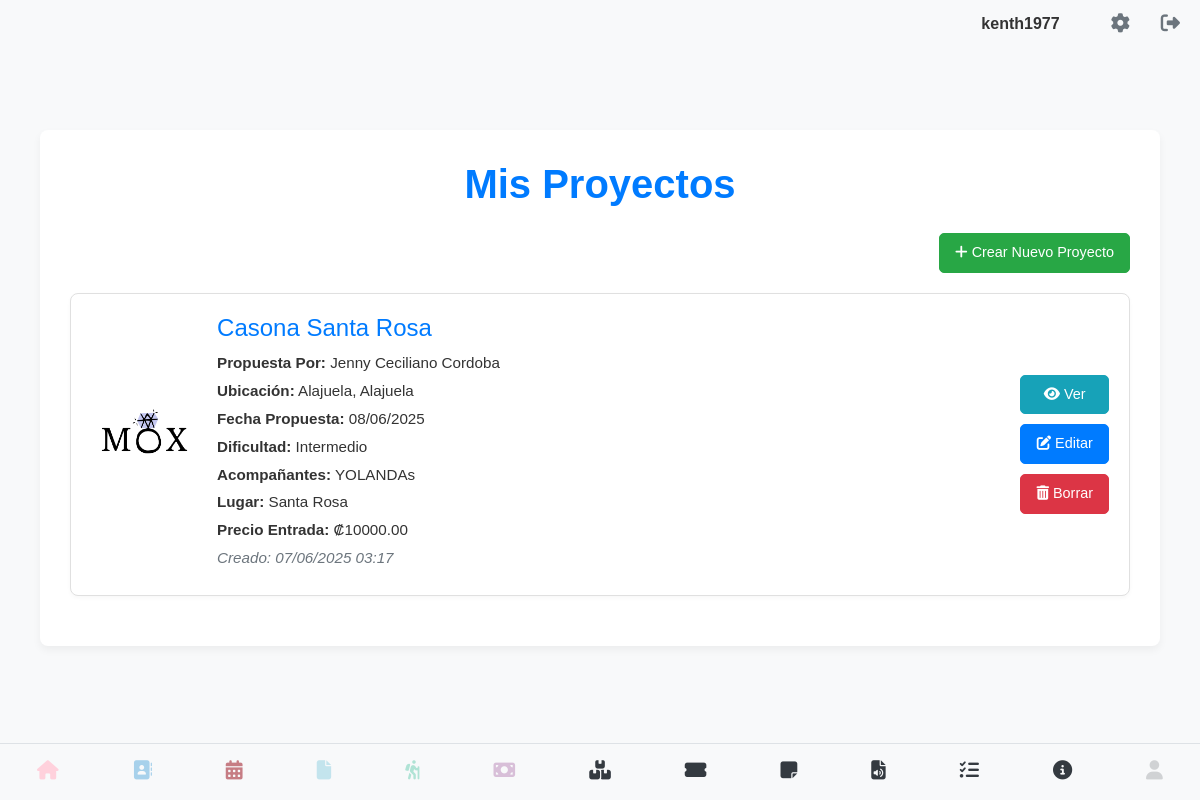
Before: /proyectos/ver_proyectos (signed in) with the older database file.
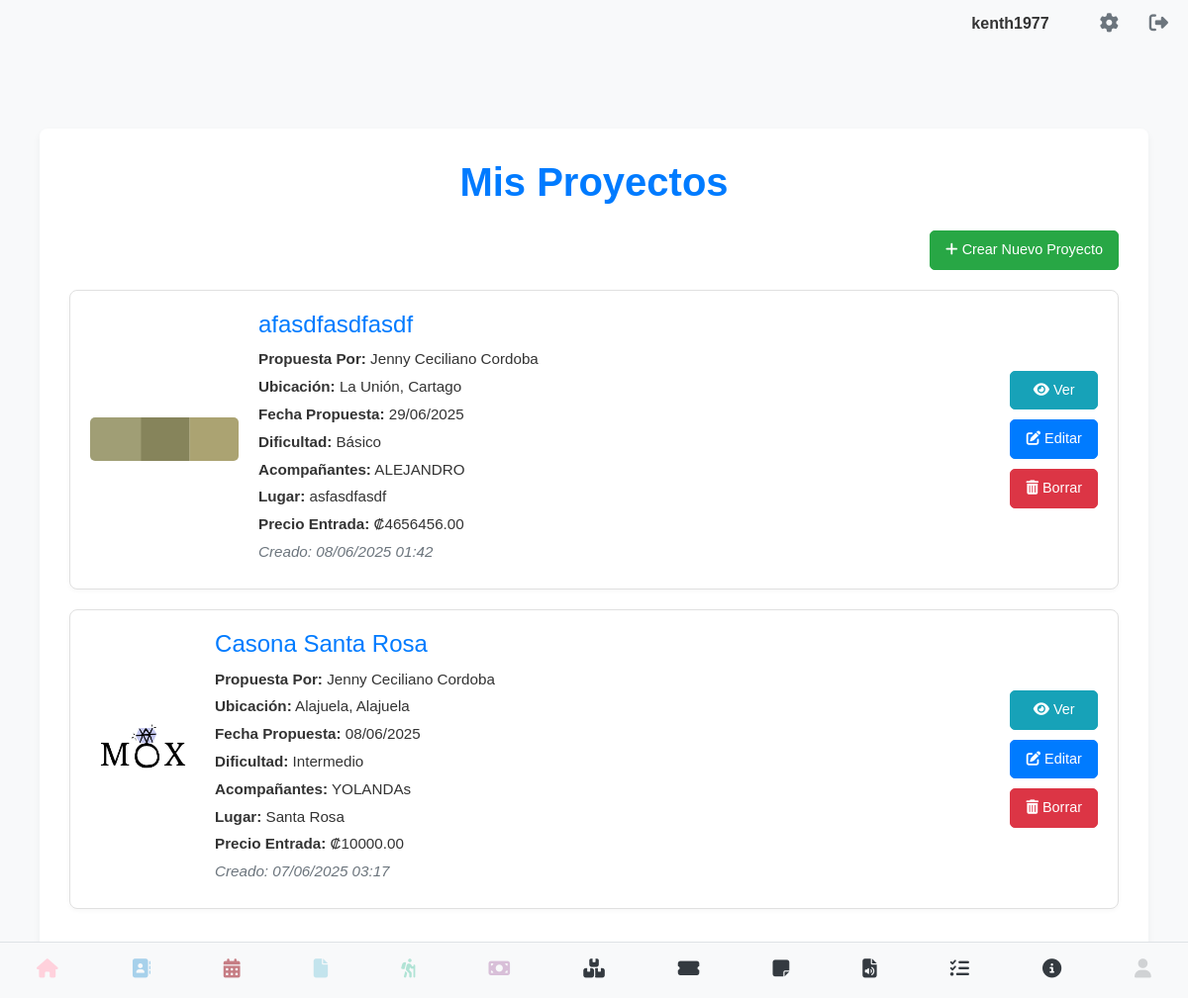
After: the same page with the newer database file.
### models.py (models this page shows, shortened)
class User(UserMixin, db.Model):
    __tablename__ = 'users' # Nombre de la tabla es 'users'
    id = db.Column(db.Integer, primary_key=True)
    username = db.Column(db.String(80), unique=True, nullable=False)
    email = db.Column(db.String(120), unique=True, nullable=False)
    cedula = db.Column(db.String(20), unique=True, nullable=False)
    telefono = db.Column(db.String(20), nullable=False)
    password_hash = db.Column(db.String(128))
    image_filename = db.Column(db.String(255), nullable=True)
    @property
    def is_authenticated(self):
        return True

class GestorProyecto(db.Model):
    __tablename__ = 'gestor_proyectos'
    id = db.Column(db.Integer, primary_key=True)
    usuario_id = db.Column(db.Integer, db.ForeignKey('users.id'), nullable=False)
    nombre_proyecto = db.Column(db.String(255), nullable=False)
    imagen_proyecto = db.Column(db.String(255), nullable=True) # Ruta del archivo de imagen
    propuesta_por = db.Column(db.String(100), nullable=False) # Kenneth, Jenny, Invitado
    nombre_invitado = db.Column(db.String(255), nullable=True) # Solo si propuesta_por es 'Invitado'
    provincia = db.Column(db.String(100), nullable=False)
    canton = db.Column(db.String(100), nullable=False)
    fecha_actividad_propuesta = db.Column(db.Date, nullable=False)
    dificultad = db.Column(db.String(100), nullable=False)
    acompanantes = db.Column(db.Text, nullable=True) # Almacenar IDs de contactos como JSON/CSV
    transporte = db.Column(db.String(50), nullable=False)
    transporte_adicional = db.Column(db.String(50), nullable=True) # No aplica, Acuatico, Aereo
    precio_entrada = db.Column(db.Numeric(10, 2), nullable=True)
    nombre_lugar = db.Column(db.String(255), nullable=False)
    contacto_lugar = db.Column(db.String(255), nullable=True)
    telefono_lugar = db.Column(db.String(20), nullable=True)
    tipo_terreno = db.Column(db.String(100), nullable=False)
    mas_tipo_terreno = db.Column(db.Boolean, default=False)
    notas_adicionales = db.Column(db.Text, nullable=True)
    fecha_creacion = db.Column(db.DateTime, default=datetime.utcnow)
    usuario = db.relationship('User', backref=db.backref('gestor_proyectos', lazy=True))

### gestor.py (the view)
@gestor_bp.route('/ver_proyectos')
@login_required
def ver_proyectos():
    proyectos = GestorProyecto.query.filter_by(usuario_id=current_user.id).order_by(GestorProyecto.fecha_actividad_propuesta.desc()).all()
    for proyecto in proyectos:
        if proyecto.acompanantes:
            acompanantes_ids = json.loads(proyecto.acompanantes)
            if not isinstance(acompanantes_ids, list):
                acompanantes_ids = [acompanantes_ids]
            proyecto.acompanantes_nombres = Contacto.query.filter(
                Contacto.id.in_(acompanantes_ids),
                Contacto.usuario_id == current_user.id
            ).all()
        else:
            proyecto.acompanantes_nombres = []
    return render_template('ver_gestor.html', proyectos=proyectos)

### app.py (called while the page is built)
@login_manager.user_loader
def load_user(user_id):
    return User.query.get(int(user_id))

### templates/ver_gestor.html (shortened to what this page needs)
{% extends 'base.html' %}
{% block content %}
<div class="container">
    <h1>Mis Proyectos</h1>
    <div class="action-buttons-container">
        <a href="{{ url_for('gestor.crear_proyecto') }}" class="btn btn-success">
            <i class="fas fa-plus"></i> Crear Nuevo Proyecto
        </a>
    </div>
    {% if proyectos %}
        {% for proyecto in proyectos %}
            <div class="project-card">
                {% if proyecto.imagen_proyecto %}
                    <img src="{{ url_for('static', filename='uploads/proyectos/' + proyecto.imagen_proyecto) }}" alt="Imagen del proyecto {{ proyecto.nombre_proyecto }}">
                {% else %}
                    <img src="https://placehold.co/150x150/cccccc/333333?text=Sin+Imagen" alt="Sin imagen disponible">
                {% endif %}
                <div class="project-details">
                    <h3>{{ proyecto.nombre_proyecto }}</h3>
                    <p><strong>Propuesta Por:</strong> {{ proyecto.propuesta_por }}
                    </p>
                    <p><strong>Ubicación:</strong> {{ proyecto.canton }}, {{ proyecto.provincia }}</p>
                    <p><strong>Fecha Propuesta:</strong> {{ proyecto.fecha_actividad_propuesta.strftime('%d/%m/%Y') }}</p>
                    <p><strong>Dificultad:</strong> {{ proyecto.dificultad }}</p>
                    <p><strong>Acompañantes:</strong>
                        {% if proyecto.acompanantes_nombres %}
                            {{ proyecto.acompanantes_nombres | map(attribute='nombre') | join(', ') }}
                        {% else %}
                            Ninguno
                        {% endif %}
                    </p>
                    <p><strong>Lugar:</strong> {{ proyecto.nombre_lugar }}</p>
                    <p><strong>Precio Entrada:</strong> ₡{{ "%.2f" | format(proyecto.precio_entrada) if proyecto.precio_entrada is not none else 'N/A' }}</p>
                    <p class="text-muted"><i>Creado: {{ proyecto.fecha_creacion.strftime('%d/%m/%Y %H:%M') }}</i></p>
                </div>
                <div class="project-actions">
                    <a href="{{ url_for('gestor.detalle_proyecto', id=proyecto.id) }}" class="btn btn-info">
                        <i class="fas fa-eye"></i> Ver
                    </a>
                    <a href="{{ url_for('gestor.editar_proyecto', id=proyecto.id) }}" class="btn btn-primary">
                        <i class="fas fa-edit"></i> Editar
                    </a>
                    <form action="{{ url_for('gestor.borrar_proyecto', id=proyecto.id) }}" method="POST" onsubmit="return confirm('¿Estás seguro de que quieres borrar este proyecto?');">
                        <button type="submit" class="btn btn-danger">
                            <i class="fas fa-trash-alt"></i> Borrar
                        </button>
                    </form>
                </div>
            </div>
        {% endfor %}
    {% else %}
        <p class="no-projects">No hay proyectos registrados aún. ¡Crea uno nuevo para empezar!</p>
    {% endif %}
</div>
{% endblock %}

### templates/base.html (shortened to what this page needs)
<!DOCTYPE html>
<html lang="es">
<head>
    <link rel="stylesheet" type="text/css" href="{{ url_for('static', filename='css/main.css') }}">
    <link rel="stylesheet" href="https://cdn.jsdelivr.net/npm/sweetalert2@11/dist/sweetalert2.min.css">
</head>
<body>
    <div class="contactos-container">
    {% if current_user.is_authenticated %}
        <div class="top-right">
            <span class="username-display">{{ current_user.username }}</span>
            <a href="{{ url_for('perfil') }}" class="gear-icon"><i class="fas fa-cog"></i></a>
            <a href="{{ url_for('logout') }}" class="logout-icon"><i class="fas fa-sign-out-alt"></i></a>
        </div>
    {% endif %}
</div>
<div class="container-block">
    {% block content %}
    {% endblock %}
</div>
{% include "navbar.html" %}
</body>
</html>

### templates/navbar.html
<nav class="magic-navbar">
    <div class="magic-nav-buttons">
        <div class="magic-nav-button">
            <a href="{{ url_for('index') }}">
                <i class="fas fa-home"></i>
            </a>
        </div>
        <div class="magic-nav-button">
            <a href="{{ url_for('listar_contacto') }}">
                <i class="fa-solid fa-address-book"></i>
            </a>
        </div>
        <div class="magic-nav-button">
            <a href="{{ url_for('calendario') }}">
                <i class="fa-solid fa-calendar-days"></i>
            </a>
        </div>
        <div class="magic-nav-button">
            <a href="{{ url_for('ver_facturas') }}">
                <i class="fa-solid fa-file"></i>
            </a>
        </div>
        <div class="magic-nav-button">
            <a href="{{ url_for('ver_eventos') }}">
                <i class="fa-solid fa-person-hiking"></i>
            </a>
        </div>
        <div class="magic-nav-button">
            <a href="{{ url_for('pagos.ver_pagos') }}">
                <i class="fa-solid fa-money-bill"></i>
            </a>
        </div>
        <div class="magic-nav-button">
            <a href="{{ url_for('inventario_bp.ver_inventario') }}">
                <i class="fa-solid fa-boxes-stacked"></i>
            </a>
        </div>
        <div class="magic-nav-button">
            <a href="{{ url_for('rifas.lista_rifas') }}">
                <i class="fa-solid fa-ticket-alt"></i>
            </a>
        </div>
        <div class="magic-nav-button">
            <a href="{{ url_for('notas.ver_notas') }}">
                <i class="fa-solid fa-note-sticky"></i>
            </a>
        </div>
        <div class="magic-nav-button">
            <a href="{{ url_for('player.ver_archivos') }}">
                <i class="fa-solid fa-file-audio"></i>
            </a>
        </div>
        <div class="magic-nav-button">
            <a href="{{ url_for('gestor.ver_proyectos') }}">
                <i class="fa-solid fa-list-check"></i>
            </a>
        </div>
        <div class="magic-nav-button">
            <a href="{{ url_for('info.ver_info') }}">
                <i class="fa-solid fa-info-circle"></i>
            </a>
        </div>
        <div class="magic-nav-button">
            {% if current_user.is_authenticated %}
                <a href="#" style="pointer-events: none; opacity: 0.2;">
                    <i class="fas fa-user"></i>
                </a>
            {% else %}
                <a href="{{ url_for('login') }}">
                    <i class="fas fa-sign-in-alt"></i>
                </a>
            {% endif %}
        </div>
    </div>
</nav>

### static/css/navbar.css (style rules this page uses)
.magic-navbar { background-color: #f8f9fa; color: #343a40; padding: 0.5rem 0; position: fixed; bottom: 0; left: 0; width: 100%; z-index: 1000; border-top: 1px solid #dee2e6; }
.magic-nav-buttons { display: flex; justify-content: space-around; align-items: center; }
.magic-nav-button { flex-grow: 1; text-align: center; padding: 0.5rem 0; }
.magic-nav-button a { display: block; color: inherit; text-decoration: none; }
.magic-nav-button i { font-size: 1.2rem; margin-bottom: 0.2rem; }
.magic-nav-button:nth-child(1) i { color: #FFD1DC; }
.magic-nav-button:nth-child(2) i { color: #A7D1EB; }
.magic-nav-button:nth-child(3) i { color: #c67D84; }
.magic-nav-button:nth-child(4) i { color: #C3E4ED; }
.magic-nav-button:nth-child(5) i { color: #B0E3D5; }
.magic-nav-button:nth-child(6) i { color: #D8BFD8; }

### static/css/base.css (style rules this page uses)
body { font-family: sans-serif; margin: 0; }
.container-block { margin-top:80px; padding: 20px; }
.top-right { position: absolute; top: 10px; right: 20px; display: flex; align-items: center; }
.gear-icon, .logout-icon { font-size: 24px; text-decoration: none; color: #333; margin-left: 15px; }
.username-display { margin-right: 20px; font-weight: bold; color: #333; }

### static/css/perfil.css (style rules this page uses)
body { font-family: sans-serif; margin: 20px; }

### static/css/listar_contacto.css (style rules this page uses)
.contactos-container { font-family: Arial, sans-serif; color: #333; }
.contactos-container .top-right { display: flex; justify-content: flex-end; align-items: center; gap: 1rem; padding-bottom: 1rem; }
.contactos-container .username-display { font-weight: bold; }
.contactos-container .gear-icon, .contactos-container .logout-icon { color: #6c757d; font-size: 1.2rem; text-decoration: none; }

### templates/ver_gestor.html (style rules this page uses)
body { background-color: #f8f9fa; color: #333; }
.container { margin-top: 30px; background-color: #ffffff; padding: 30px; border-radius: 8px; box-shadow: 0 4px 8px rgba(0,0,0,0.05); }
h1 { color: #007bff; margin-bottom: 25px; text-align: center; font-weight: 600; }
.btn-primary { background-color: #007bff; border-color: #007bff; padding: 8px 15px; font-size: 0.9rem; border-radius: 5px; transition: background-color 0.2s ease; }
.btn-success { background-color: #28a745; border-color: #28a745; padding: 8px 15px; font-size: 0.9rem; border-radius: 5px; transition: background-color 0.2s ease; }
.btn-info { background-color: #17a2b8; border-color: #17a2b8; padding: 8px 15px; font-size: 0.9rem; border-radius: 5px; transition: background-color 0.2s ease; }
.btn-danger { background-color: #dc3545; border-color: #dc3545; padding: 8px 15px; font-size: 0.9rem; border-radius: 5px; transition: background-color 0.2s ease; }
.project-card { border: 1px solid #e0e0e0; border-radius: 8px; margin-bottom: 20px; padding: 20px; background-color: #fff; box-shadow: 0 2px 4px rgba(0,0,0,0.03); display: flex; flex-direction: row; align-items: center; gap: 20px; }
.project-card img { max-width: 150px; max-height: 150px; border-radius: 5px; object-fit: cover; flex-shrink: 0; }
.project-details { flex-grow: 1; }
.project-details h3 { color: #007bff; margin-top: 0; margin-bottom: 10px; font-size: 1.5rem; }
.project-details p { margin-bottom: 5px; font-size: 0.95rem; }
.project-actions { display: flex; flex-direction: column; gap: 10px; flex-shrink: 0; }
.action-buttons-container { display: flex; justify-content: flex-end; margin-bottom: 20px; }

Changed rows visible on the page:
added GestorProyecto: imagen_proyecto (picture), nombre_proyecto "afasdfasdfasdf", propuesta_por "Jenny Ceciliano Cordoba", canton "La Unión", provincia "Cartago", fecha_actividad_propuesta "29/06/2025", dificultad "Básico", acompanantes_nombres|map "ALEJANDRO", nombre_lugar "asfasdfasdf", precio_entrada "4656456.00", fecha_creacion "08/06/2025 01:42"
